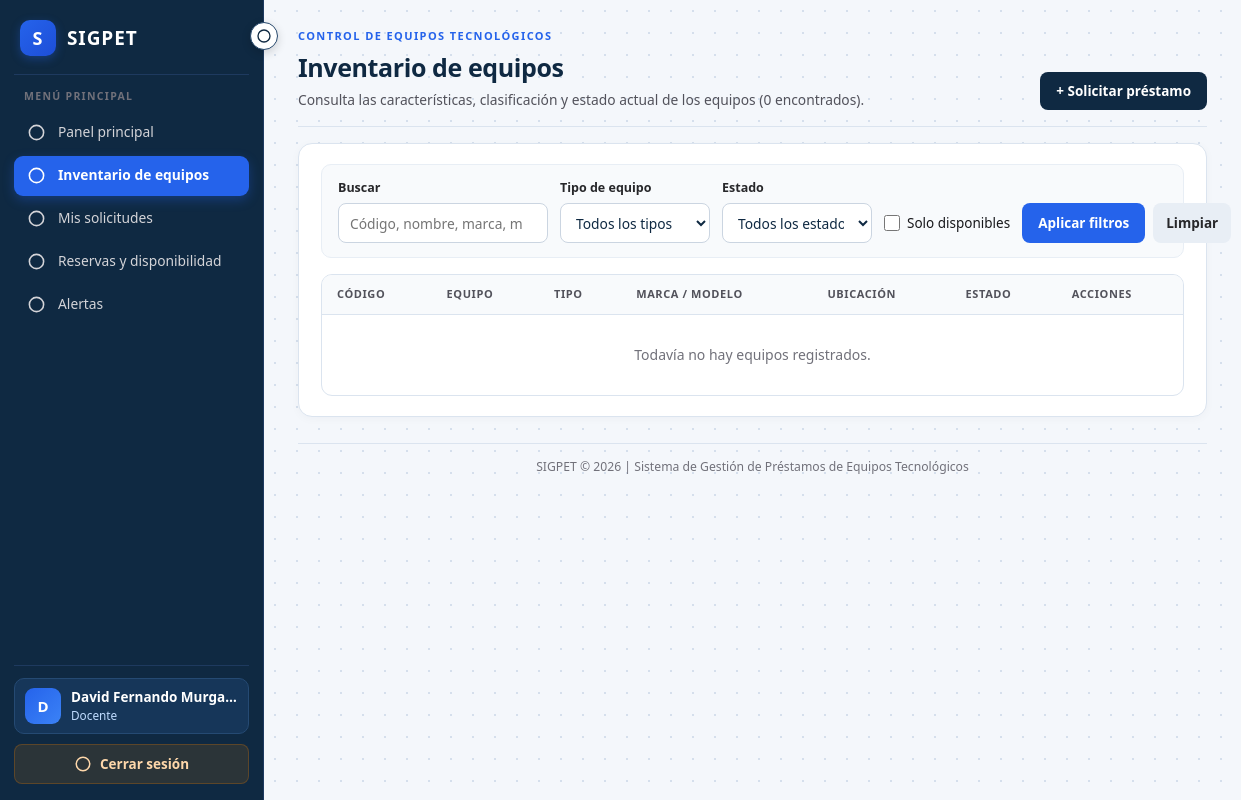
The app's page /inventario/listar.php (signed in), older data.
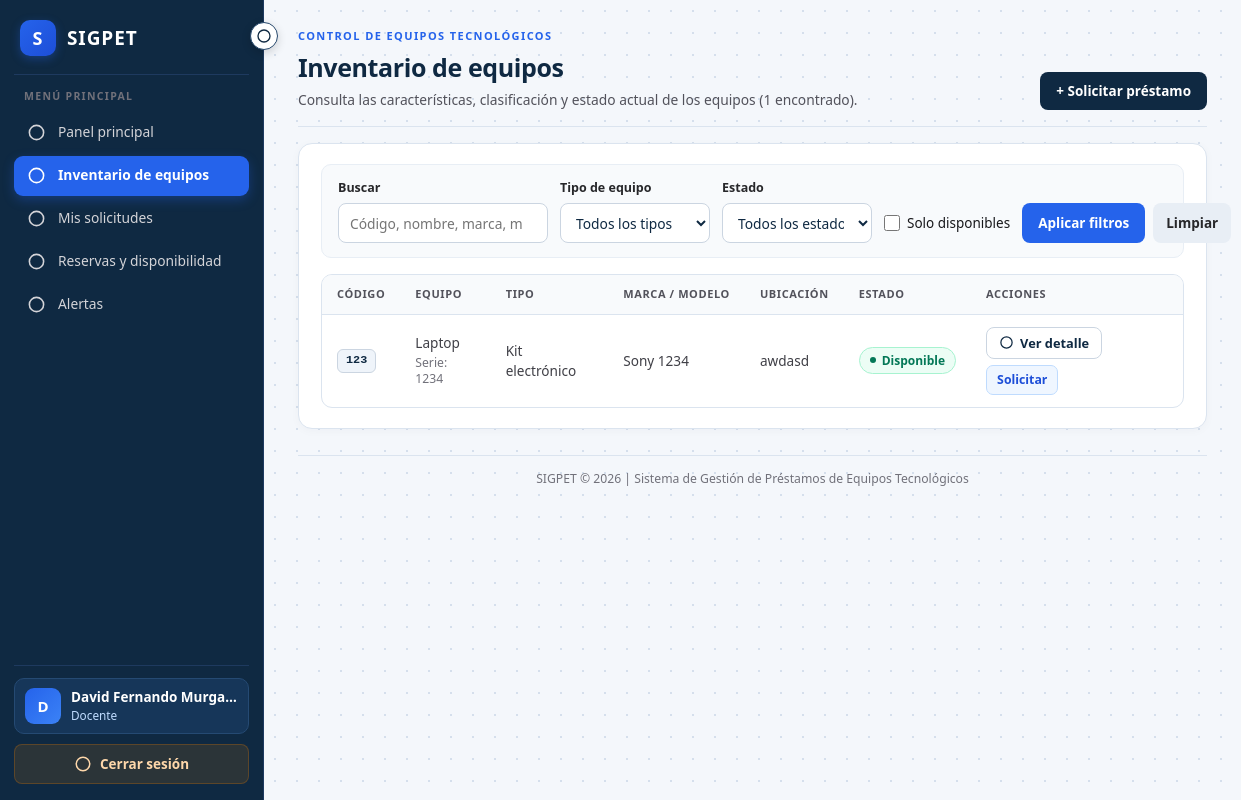
The same page, newer data.
### tables this page shows
CREATE TABLE `equipos` (
  `id_equipo` int(11) NOT NULL,
  `id_tipo` int(11) NOT NULL,
  `id_estado` int(11) NOT NULL,
  `codigo_inventario` varchar(50) NOT NULL,
  `nombre` varchar(100) NOT NULL,
  `marca` varchar(80) DEFAULT NULL,
  `modelo` varchar(80) DEFAULT NULL,
  `numero_serie` varchar(100) DEFAULT NULL,
  `descripcion` text DEFAULT NULL,
  `ubicacion` varchar(150) DEFAULT NULL,
  `fecha_registro` timestamp NULL DEFAULT current_timestamp()
);

CREATE TABLE `tipos_equipo` (
  `id_tipo` int(11) NOT NULL,
  `nombre_tipo` varchar(80) NOT NULL,
  `descripcion` varchar(255) DEFAULT NULL
);

CREATE TABLE `estados_equipo` (
  `id_estado` int(11) NOT NULL,
  `nombre_estado` varchar(50) NOT NULL,
  `descripcion` varchar(255) DEFAULT NULL
);

### includes/permisos.php (called while the page is built, shortened)
<?php
$permisos = [
    "Administrador" => [
        "usuarios.consultar",
        "usuarios.registrar",
        "usuarios.editar",
        "usuarios.desactivar",
        "usuarios.asignar_roles",
        "inventario.consultar",
        "inventario.registrar",
        "inventario.editar",
        "inventario.dar_baja",
        "inventario.consultar_estado",
        "inventario.buscar_disponibles",
        "prestamos.solicitar",
        "prestamos.gestionar",
        "prestamos.historial",
        "reservas.consultar",
        "reservas.gestionar",
        "alertas.consultar",
        "alertas.gestionar",
        "reportes.consultar",
        "bitacora.consultar"
    ],
    "Encargado de préstamos" => [
        "inventario.consultar",
        "inventario.registrar",
        "inventario.editar",
        "inventario.dar_baja",
        "inventario.consultar_estado",
        "inventario.buscar_disponibles",
        "prestamos.gestionar",
        "prestamos.historial",
        "reservas.consultar",
        "reservas.gestionar",
        "alertas.consultar",
        "alertas.gestionar",
        "reportes.consultar",
        "bitacora.consultar"
    ],
    "Estudiante" => [
        "inventario.consultar",
        "inventario.consultar_estado",
        "inventario.buscar_disponibles",
        "prestamos.solicitar",
        "reservas.consultar",
        "alertas.consultar"
    ],
    "Docente" => [
        "inventario.consultar",
        "inventario.consultar_estado",
        "inventario.buscar_disponibles",
        "prestamos.solicitar",
        "reservas.consultar",
        "alertas.consultar"
    ],
    "Coordinador académico" => [
        "inventario.consultar",
        "inventario.consultar_estado",
        "inventario.buscar_disponibles",
        "prestamos.historial",
        "reservas.consultar",
        "alertas.consultar",
        "reportes.consultar",
        "bitacora.consultar"
    ]
];
function tienePermiso(string $permiso): bool
{
    global $permisos;
    $rol = $_SESSION["rol"];
    return isset($permisos[$rol])
        && in_array($permiso, $permisos[$rol], true);
}
?>

### includes/sidebar.php (called while the page is built, shortened)
<?php
require_once __DIR__ . '/iconos.php';
?>
        <?= sigpetIcono('chevron_left', 16) ?>

### inventario/listar.php (the view, shortened to what the rows shown need)
<?php
require_once __DIR__ . '/../config/conexion.php';
$sql = '
    SELECT
        e.id_equipo,
        e.codigo_inventario,
        e.nombre,
        e.marca,
        e.modelo,
        e.numero_serie,
        e.ubicacion,
        e.descripcion,
        e.fecha_registro,
        t.nombre_tipo,
        t.id_tipo,
        s.id_estado,
        s.nombre_estado
    FROM equipos e
    INNER JOIN tipos_equipo t
        ON t.id_tipo = e.id_tipo
    INNER JOIN estados_equipo s
        ON s.id_estado = e.id_estado
    WHERE 1 = 1
';
$sql .= ' ORDER BY e.id_equipo DESC';
$stmt = $conexion->prepare($sql);
$stmt->execute();
$resultado = $stmt->get_result();
$todosEquipos = $resultado->fetch_all(MYSQLI_ASSOC);
$totalEquipos = count($todosEquipos);
$porPagina = 8;
$totalPaginas = max(1, (int)ceil($totalEquipos / $porPagina));
$paginaActual = max(1, min($totalPaginas, (int)($_GET['pagina'] ?? 1)));
$offset = ($paginaActual - 1) * $porPagina;
$equiposPagina = array_slice($todosEquipos, $offset, $porPagina);
?>
<!DOCTYPE html>
<html lang="es">
<head>
    <link
        rel="stylesheet"
        href="../CSS/base.css"
    >
    <link
        rel="stylesheet"
        href="../CSS/dashboard.css"
    >
    <link
        rel="stylesheet"
        href="../CSS/inventario.css"
    >
    <link
        rel="stylesheet"
        href="../CSS/prestamos.css"
    >
</head>
<body class="dashboard-body">
<div class="dashboard-layout">
    <?php
    require __DIR__ . '/../includes/sidebar.php';
    ?>
    <main class="dashboard-main">
        <header class="dashboard-header">
            <div>
                <h1>
                    Inventario de equipos
                </h1>
            </div>
        </header>
        <section class="inventory-container">
            <div class="table-responsive">
                <table class="inventory-table">
                    <thead>
                        <tr>
                            <th>
                                Código
                            </th>
                            <th>
                                Equipo
                            </th>
                            <th>
                                Tipo
                            </th>
                            <th>
                                Marca / modelo
                            </th>
                            <th>
                                Ubicación
                            </th>
                            <th>
                                Estado
                            </th>
                            <th>
                                Acciones
                            </th>
                        </tr>
                    </thead>
                    <tbody>
                    <?php if (!empty($equiposPagina)): ?>
                        <?php foreach ($equiposPagina as $equipo): ?>
                            <?php
                            $idEst = (int) $equipo['id_estado'];
                            $toneEq = $idEst === 1 ? 'success'
                                : ($idEst === 2 ? 'info'
                                : ($idEst === 3 ? 'warning'
                                : ($idEst === 5 ? 'danger' : 'neutral')));
                            $seccionesEq = [];
                            if (!empty($equipo['descripcion'])) {
                                $seccionesEq[] = [
                                    'label' => 'Descripción técnica y accesorios',
                                    'text'  => (string) $equipo['descripcion'],
                                ];
                            }
                            $detalleEqJson = htmlspecialchars(
                                json_encode($payloadEq, JSON_UNESCAPED_UNICODE | JSON_HEX_TAG | JSON_HEX_APOS | JSON_HEX_QUOT | JSON_HEX_AMP),
                                ENT_QUOTES,
                                'UTF-8'
                            );
                            ?>
                            <tr class="sigpet-row-clickable" data-detail="<?= $detalleEqJson ?>">
                                <td>
                                    <span class="sigpet-equip-tag">
                                        <?= htmlspecialchars(
                                            $equipo['codigo_inventario']
                                        ) ?>
                                    </span>
                                </td>
                                <td>
                                    <?= htmlspecialchars(
                                        $equipo['nombre']
                                    ) ?>
                                    <?php if (!empty($equipo['numero_serie'])): ?>
                                        <small class="table-subtext">
                                            Serie:
                                            <?= htmlspecialchars(
                                                $equipo['numero_serie']
                                            ) ?>
                                        </small>
                                    <?php endif; ?>
                                </td>
                                <td>
                                    <?= htmlspecialchars(
                                        $equipo['nombre_tipo']
                                    ) ?>
                                </td>
                                <td>
                                    <?= htmlspecialchars(
                                        trim(
                                            ($equipo['marca'] ?? '') .
                                            ' ' .
                                            ($equipo['modelo'] ?? '')
                                        ) ?: 'No especificado'
                                    ) ?>
                                </td>
                                <td>
                                    <?= htmlspecialchars(
                                        $equipo['ubicacion']
                                        ?? 'No especificada'
                                    ) ?>
                                </td>
                                <td>
                                    <span
                                        class="equipment-status status-<?= (int)$equipo['id_estado'] ?>"
                                    >
                                        <?= htmlspecialchars(
                                            $equipo['nombre_estado']
                                        ) ?>
                                    </span>
                                </td>
                                    <td>
                                        <div class="action-buttons">
                                            <button type="button" class="sigpet-detail-btn sigpet-detail-trigger" aria-label="Ver detalle de <?= htmlspecialchars($equipo['codigo_inventario']) ?>">
                                                <?= sigpetIcono('eye', 15) ?>
                                                <span>Ver detalle</span>
                                            </button>
                                            <?php if (
                                                tienePermiso('prestamos.solicitar') &&
                                                $equipo['nombre_estado'] === 'Disponible'
                                            ): ?>
                                                <a
                                                    class="action-button edit-action"
                                                    href="../prestamos/solicitar.php?id_equipo=<?= (int)$equipo['id_equipo'] ?>"
                                                >
                                                    Solicitar
                                                </a>
                                            <?php endif; ?>
                                        </div>
                                    </td>
                            </tr>
                        <?php endforeach; ?>
                    <?php endif; ?>
                    </tbody>
                </table>
            </div>
        </section>
    </main>
</div>
</body>
</html>

### includes/iconos.php
<?php
function sigpetIcono(string $nombre, int $size = 20): string
{
    $paths = [
        'dashboard' => '<rect x="3" y="3" width="7" height="9" rx="1.5"/><rect x="14" y="3" width="7" height="5" rx="1.5"/><rect x="14" y="12" width="7" height="9" rx="1.5"/><rect x="3" y="16" width="7" height="5" rx="1.5"/>',
        'usuarios' => '<path d="M16 21v-2a4 4 0 0 0-4-4H6a4 4 0 0 0-4 4v2"/><circle cx="9" cy="7" r="4"/><path d="M22 21v-2a4 4 0 0 0-3-3.87"/><path d="M16 3.13a4 4 0 0 1 0 7.75"/>',
        'inventario' => '<rect x="2" y="3" width="20" height="14" rx="2"/><line x1="8" y1="21" x2="16" y2="21"/><line x1="12" y1="17" x2="12" y2="21"/>',
        'mis_solicitudes' => '<path d="M14 2H6a2 2 0 0 0-2 2v16a2 2 0 0 0 2 2h12a2 2 0 0 0 2-2V8z"/><polyline points="14 2 14 8 20 8"/><line x1="16" y1="13" x2="8" y2="13"/><line x1="16" y1="17" x2="8" y2="17"/>',
        'prestamos' => '<polyline points="9 11 12 14 22 4"/><path d="M21 12v7a2 2 0 0 1-2 2H5a2 2 0 0 1-2-2V5a2 2 0 0 1 2-2h11"/>',
        'historial' => '<path d="M3 12a9 9 0 1 0 9-9 9.75 9.75 0 0 0-6.74 2.74L3 8"/><path d="M3 3v5h5"/><path d="M12 7v5l4 2"/>',
        'reservas' => '<rect x="3" y="4" width="18" height="18" rx="2"/><line x1="16" y1="2" x2="16" y2="6"/><line x1="8" y1="2" x2="8" y2="6"/><line x1="3" y1="10" x2="21" y2="10"/>',
        'alertas' => '<path d="M18 8A6 6 0 0 0 6 8c0 7-3 9-3 9h18s-3-2-3-9"/><path d="M13.73 21a2 2 0 0 1-3.46 0"/>',
        'reportes' => '<line x1="18" y1="20" x2="18" y2="10"/><line x1="12" y1="20" x2="12" y2="4"/><line x1="6" y1="20" x2="6" y2="14"/>',
        'bitacora' => '<path d="M12 20h9"/><path d="M16.5 3.5a2.121 2.121 0 0 1 3 3L7 19l-4 1 1-4L16.5 3.5z"/>',
        'nuevo' => '<circle cx="12" cy="12" r="10"/><line x1="12" y1="8" x2="12" y2="16"/><line x1="8" y1="12" x2="16" y2="12"/>',
        'logout' => '<path d="M9 21H5a2 2 0 0 1-2-2V5a2 2 0 0 1 2-2h4"/><polyline points="16 17 21 12 16 7"/><line x1="21" y1="12" x2="9" y2="12"/>',
        'chevron_left' => '<polyline points="15 18 9 12 15 6"/>',
        'chevron_right' => '<polyline points="9 18 15 12 9 6"/>',
        'eye' => '<path d="M1 12s4-8 11-8 11 8 11 8-4 8-11 8-11-8-11-8z"/><circle cx="12" cy="12" r="3"/>',
    ];
    $contenido = $paths[$nombre] ?? '<circle cx="12" cy="12" r="9"/>';
    return '<svg class="sigpet-svg" width="' . $size . '" height="' . $size . '" viewBox="0 0 24 24" fill="none" stroke="currentColor" stroke-width="2" stroke-linecap="round" stroke-linejoin="round" aria-hidden="true">' . $contenido . '</svg>';
}

Row changes from the older to the newer data that the page shows:
added equipos: codigo_inventario "123", nombre "Laptop", numero_serie "1234", id_tipo.nombre_tipo "Kit electrónico", marca+modelo "Sony 1234", ubicacion "awdasd", id_estado.nombre_estado "Disponible"
Text that changed along with them:
$totalEquipos: "0" → "1"
text no longer shown: "s Todavía no hay equipos registrados."
